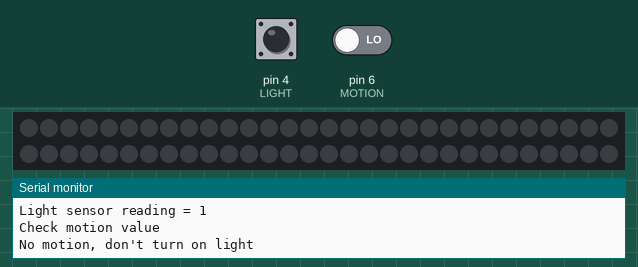
Recording of a sketch running on a simulated Arduino Uno, built with avr-gcc and run on an emulated ATmega328P. On the bench: 60 RGB LEDs in strip order, left to right, continuing on the next row, the last lines printed to the serial monitor. The test bench sets the inputs (shaded band); at power-on: pin 6 (MOTION) LOW, pin 4 (LIGHT) HIGH. Dim RGB values are drawn brighter than linear.

Above: at 2.8 s.
2.9 s: pin 6 (MOTION) driven HIGH
At 3.21 s:
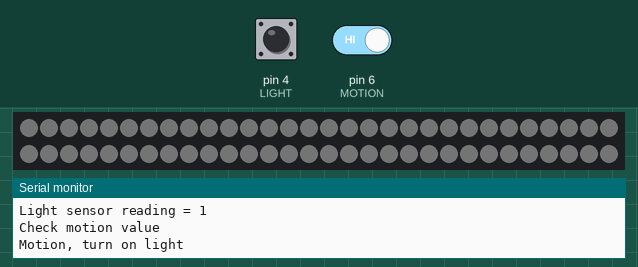
At 7.0 s:
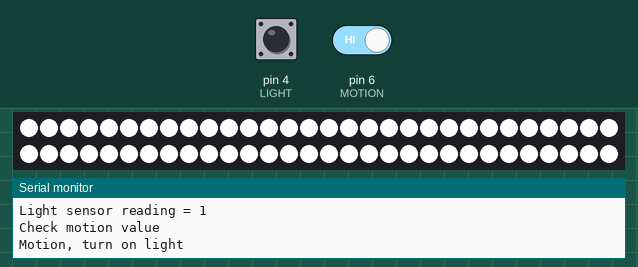
Timing chart, 0 to 8.5 s (numbered marks = the images above; inputs shaded):
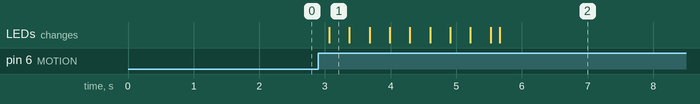

The sketch:

full_setup.ino
```cpp
#include <Adafruit_NeoPixel.h>

#define LED_PIN   13
#define LED_COUNT 60

// TODO figure out good max brightness for lights
#define MAX_BRIGHTNESS 255
#define FADE_IN_DURATION 2000
#define ON_DURATION 5000

Adafruit_NeoPixel strip(LED_COUNT, LED_PIN, NEO_GRB + NEO_KHZ800);

#define LIGHT 4 // digital read from D4
int lightSensorValue;
int previousLightValue;

#define MOTION 6 // digital read from D2
int motionSensorValue;

int fadeDelay = FADE_IN_DURATION / MAX_BRIGHTNESS;

void setup() {
  // Send debug info through Serial
  Serial.begin(9600);
  Serial.println("Setup");
  // Input pins
  pinMode(LIGHT, INPUT);
  pinMode(MOTION, INPUT);
  // setup led strip
  strip.begin();
  strip.show();
  strip.setBrightness(255);
}

void loop() {
  // put your main code here, to run repeatedly:
  int lightSensorValue = digitalRead(LIGHT);
  Serial.print("Light sensor reading = ");
  Serial.println(lightSensorValue);


  if (lightSensorValue == LOW) {
    if (lightSensorValue != previousLightValue) {
      Serial.println("turn light off");
      turnOutLight();
    }
  } else {
    Serial.println("Check motion value");
    motionSensorValue = digitalRead(MOTION);
    if (motionSensorValue == HIGH) {
      Serial.println("Motion, turn on light");
      fadeIn();
      delay(ON_DURATION);
      fadeOut();
    } else {
      Serial.println("No motion, don't turn on light");
    }
  }

  previousLightValue = lightSensorValue;
  delay(1000);
}

void fullColor(uint32_t color) {
  strip.fill(color);
  strip.show();
}

void turnOutLight() {
  fullColor(strip.Color(0, 0, 0));
}

void fadeIn() {
  uint32_t currentColor = strip.getPixelColor(0);
  // This gets just the red value from the color. The others aren't needed since
  // all RGB values are the same
  uint8_t index = currentColor >> 16;
  for(int i=index; i<MAX_BRIGHTNESS; i++) {
    strip.fill(strip.Color(i, i, i));
    strip.show();
    delay(fadeDelay);
  }
}

void fadeOut() {
  uint32_t currentColor = strip.getPixelColor(0);
  // This gets just the red value from the color. The others aren't needed since
  // all RGB values are the same
  uint8_t index = currentColor >> 16;
  for(int i=index; i>=0; i--) {
    strip.fill(strip.Color(i, i, i));
    strip.show();
    delay(fadeDelay);
  }
}
```

Measured:
- after the input at 2.9 s, the LEDs: change after 0.17 s (image 1)
